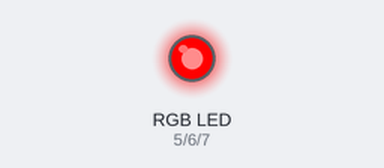
The sketch below on a simulated Arduino Uno, built with avr-gcc and run on an emulated ATmega328P. Shown: an RGB LED mixed from three pins (HIGH = lit).

Above: at 0.5 s.
At 1.5 s:
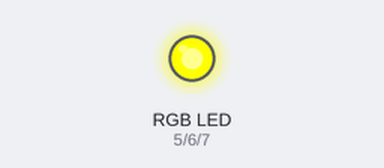
At 2.5 s:
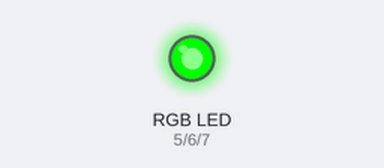
At 3.5 s:
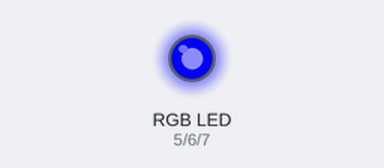
At 4.5 s:
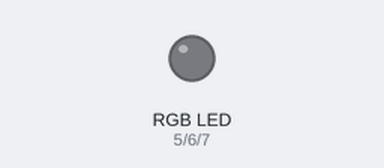
Timing chart, 0 to 6.5 s (numbered marks = the images above):
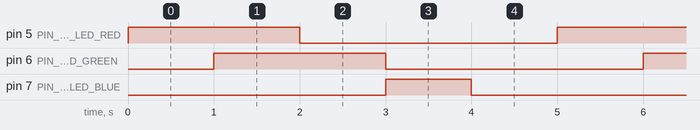

Measured:
- by itself, pin 5 (PIN_RGB_LED_RED), pin 6 (PIN_RGB_LED_GREEN): alternates HIGH for 2.0 s and LOW for 3.0 s
- by itself, pin 7 (PIN_RGB_LED_BLUE): alternates HIGH for 1.0 s and LOW for 4.0 s
- by itself, everything shown: repeats every 5.0 s, in 5 steps

The sketch:

test_led_rgb.ino
```cpp
#define PIN_RGB_LED_RED 5  // 핀 번호 - RGB LED - 빨강
#define PIN_RGB_LED_GREEN 6  // 핀 번호 - RGB LED - 초록
#define PIN_RGB_LED_BLUE 7  // 핀 번호 - RGB LED - 파랑

void setup(){  // 최초에 1번만 실행
  // RGB LED 세팅
  pinMode(PIN_RGB_LED_RED, OUTPUT);
  pinMode(PIN_RGB_LED_GREEN, OUTPUT);
  pinMode(PIN_RGB_LED_BLUE, OUTPUT);
}

void loop(){  // 무한 반복 실행
  // 1초 동안 LED 색을 빨강색으로 변경
  analogWrite(PIN_RGB_LED_RED, 255);
  analogWrite(PIN_RGB_LED_GREEN, 0);
  analogWrite(PIN_RGB_LED_BLUE, 0);
  delay(1000);

  // 1초 동안 LED 색을 노랑색으로 변경
  analogWrite(PIN_RGB_LED_RED, 255);
  analogWrite(PIN_RGB_LED_GREEN, 255);
  analogWrite(PIN_RGB_LED_BLUE, 0);
  delay(1000);

  // 1초 동안 LED 색을 초록색으로 변경
  analogWrite(PIN_RGB_LED_RED, 0);
  analogWrite(PIN_RGB_LED_GREEN, 255);
  analogWrite(PIN_RGB_LED_BLUE, 0);
  delay(1000);

  // 1초 동안 LED 색을 파랑색으로 변경
  analogWrite(PIN_RGB_LED_RED, 0);
  analogWrite(PIN_RGB_LED_GREEN, 0);
  analogWrite(PIN_RGB_LED_BLUE, 255);
  delay(1000);

  // 1초 동안 LED를 끔
  analogWrite(PIN_RGB_LED_RED, 0);
  analogWrite(PIN_RGB_LED_GREEN, 0);
  analogWrite(PIN_RGB_LED_BLUE, 0);
  delay(1000);
}
```
